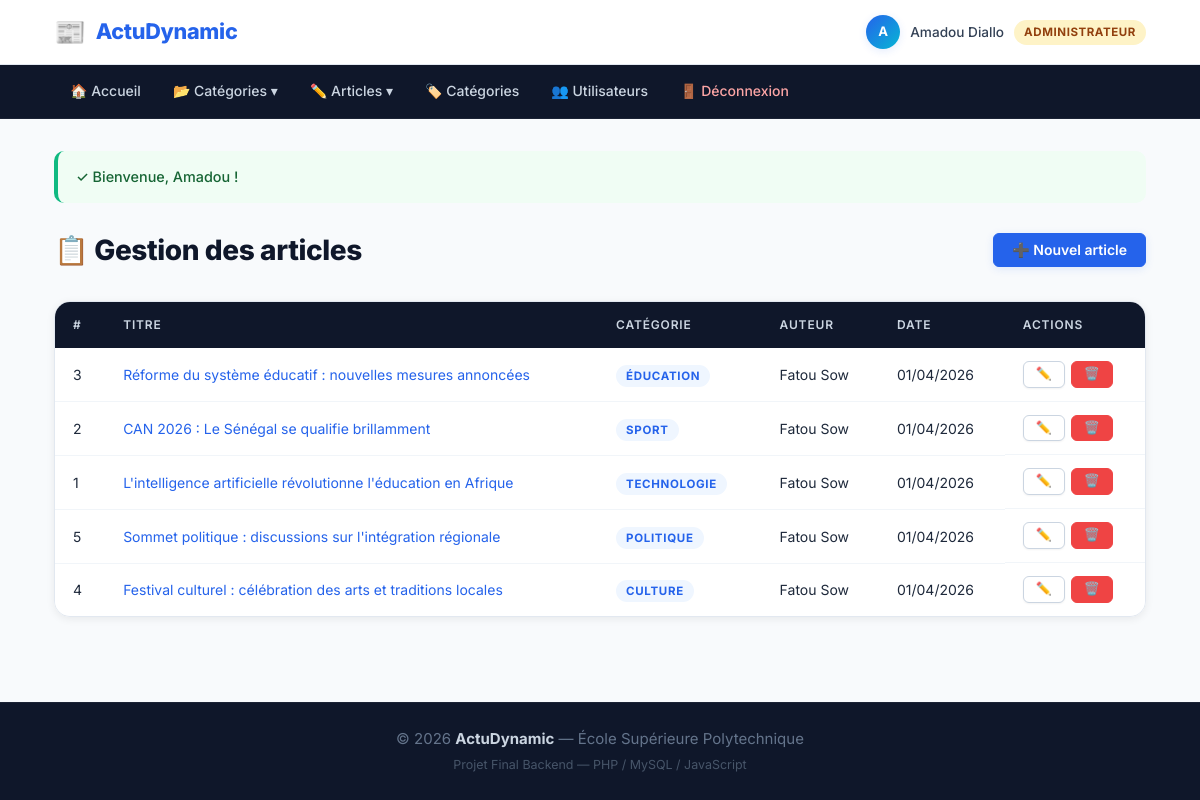
The app's page /articles/liste.php (signed in) with its own data.
### tables this page shows
CREATE TABLE IF NOT EXISTS articles (
    id INT AUTO_INCREMENT PRIMARY KEY,
    titre VARCHAR(255) NOT NULL,
    description_courte TEXT NOT NULL,
    contenu LONGTEXT NOT NULL,
    categorie_id INT NOT NULL,
    auteur_id INT NOT NULL,
    image VARCHAR(255) DEFAULT NULL,
    date_publication DATETIME DEFAULT CURRENT_TIMESTAMP,
    FOREIGN KEY (categorie_id) REFERENCES categories(id) ON DELETE CASCADE,
    FOREIGN KEY (auteur_id) REFERENCES utilisateurs(id) ON DELETE CASCADE
);

CREATE TABLE IF NOT EXISTS categories (
    id INT AUTO_INCREMENT PRIMARY KEY,
    nom VARCHAR(100) NOT NULL,
    description TEXT,
    created_at DATETIME DEFAULT CURRENT_TIMESTAMP
);

CREATE TABLE IF NOT EXISTS utilisateurs (
    id INT AUTO_INCREMENT PRIMARY KEY,
    nom VARCHAR(100) NOT NULL,
    prenom VARCHAR(100) NOT NULL,
    login VARCHAR(50) NOT NULL UNIQUE,
    mot_de_passe VARCHAR(255) NOT NULL,
    role ENUM('visiteur', 'editeur', 'administrateur') NOT NULL DEFAULT 'editeur',
    created_at DATETIME DEFAULT CURRENT_TIMESTAMP
);

### articles/liste.php (the view, shortened to what this page needs)
<?php
require_once __DIR__ . '/../config.php';
$pdo = getDB();
$articles = $pdo->query("
    SELECT a.id, a.titre, a.date_publication, c.nom AS categorie,
           u.prenom, u.nom AS auteur_nom
    FROM articles a
    JOIN categories c ON a.categorie_id = c.id
    JOIN utilisateurs u ON a.auteur_id   = u.id
    ORDER BY a.date_publication DESC
")->fetchAll();
include __DIR__ . '/../entete.php';
include __DIR__ . '/../menu.php';
?>
<div class="page-header">
    <h1>📋 Gestion des articles</h1>
    <a href="<?= url('articles/ajouter.php') ?>" class="btn btn-primary">➕ Nouvel article</a>
</div>
<?php if (empty($articles)): ?>
    <div class="empty-state"><p>Aucun article. <a href="<?= url('articles/ajouter.php') ?>">Créer le premier article</a></p></div>
<?php else: ?>
<div class="table-responsive">
    <table class="data-table">
        <thead><tr><th>#</th><th>Titre</th><th>Catégorie</th><th>Auteur</th><th>Date</th><th>Actions</th></tr></thead>
        <tbody>
            <?php foreach ($articles as $a): ?>
            <tr>
                <td><?= $a['id'] ?></td>
                <td><a href="<?= url('articles/detail.php') ?>?id=<?= $a['id'] ?>"><?= escape($a['titre']) ?></a></td>
                <td><span class="article-category"><?= escape($a['categorie']) ?></span></td>
                <td><?= escape($a['prenom'] . ' ' . $a['auteur_nom']) ?></td>
                <td><?= date('d/m/Y', strtotime($a['date_publication'])) ?></td>
                <td class="actions">
                    <a href="<?= url('articles/modifier.php') ?>?id=<?= $a['id'] ?>" class="btn btn-sm btn-secondary">✏️</a>
                    <form method="POST" action="<?= url('articles/supprimer.php') ?>" style="display:inline"
                          onsubmit="return confirm('Supprimer cet article définitivement ?');">
                        <button type="submit" class="btn btn-sm btn-danger">🗑️</button>
                    </form>
                </td>
            </tr>
            <?php endforeach; ?>
        </tbody>
    </table>
</div>
<?php endif; ?>
<?php include __DIR__ . '/../pied.php'; ?>

### assets/css/style.css (style rules this page uses)
:root { --primary: #2563eb; --primary-dark: #1d4ed8; --primary-light: #eff6ff; --primary-glow: rgba(37,99,235,.12); --accent: #06b6d4; --success: #10b981; --danger: #ef4444; --warning: #f59e0b; --gray-50: #f8fafc; --gray-100: #f1f5f9; --gray-200: #e2e8f0; --gray-300: #cbd5e1; --gray-400: #94a3b8; --gray-500: #64748b; --gray-600: #475569; --gray-700: #334155; --gray-800: #1e293b; --gray-900: #0f172a; --white: #ffffff; --radius-sm: 6px; --radius: 10px; --radius-lg: 16px; --radius-xl: 24px; --shadow-xs: 0 1px 2px rgba(0,0,0,.05); --shadow-sm: 0 2px 8px rgba(0,0,0,.07); --shadow-md: 0 4px 20px rgba(0,0,0,.10); --shadow-lg: 0 8px 32px rgba(0,0,0,.13); --transition: .2s cubic-bezier(.4,0,.2,1); }
*, *::before, *::after { box-sizing: border-box; margin: 0; padding: 0; }
html { scroll-behavior: smooth; }
body { font-family: 'Inter', system-ui, -apple-system, sans-serif; font-size: 15px; line-height: 1.65; color: var(--gray-800); background: var(--gray-50); min-height: 100vh; display: flex; flex-direction: column; }
a { color: var(--primary); text-decoration: none; transition: color var(--transition); }
.page-header { display: flex; align-items: center; justify-content: space-between; margin-bottom: 28px; flex-wrap: wrap; gap: 14px; }
.page-header h1 { font-size: 1.75rem; font-weight: 800; color: var(--gray-900); letter-spacing: -.4px; }
.btn { display: inline-flex; align-items: center; gap: 7px; padding: 9px 18px; border-radius: var(--radius-sm); border: 1.5px solid transparent; cursor: pointer; font-size: .875rem; font-weight: 600; font-family: inherit; transition: all var(--transition); text-decoration: none !important; white-space: nowrap; line-height: 1; }
.btn-primary { background: var(--primary); color: white; border-color: var(--primary); box-shadow: 0 2px 8px var(--primary-glow); }
.btn-secondary { background: var(--white); color: var(--gray-700); border-color: var(--gray-300); box-shadow: var(--shadow-xs); }
.btn-danger { background: var(--danger); color: white; border-color: var(--danger); }
.btn-sm { padding: 6px 12px; font-size: .8rem; }
.article-category { font-size: .72rem; font-weight: 700; text-transform: uppercase; letter-spacing: .06em; color: var(--primary); background: var(--primary-light); padding: 4px 10px; border-radius: 20px; align-self: flex-start; }
.table-responsive { border-radius: var(--radius-lg); overflow: hidden; box-shadow: var(--shadow-sm); border: 1px solid var(--gray-200); }
.data-table { width: 100%; border-collapse: collapse; background: var(--white); font-size: .875rem; }
.data-table thead { background: var(--gray-900); }
.data-table th { color: var(--gray-300); padding: 13px 18px; text-align: left; font-size: .75rem; font-weight: 600; text-transform: uppercase; letter-spacing: .07em; white-space: nowrap; }
.data-table td { padding: 13px 18px; border-bottom: 1px solid var(--gray-100); vertical-align: middle; }
.data-table tbody tr:last-child td { border-bottom: none; }
.data-table .actions { display: flex; gap: 6px; align-items: center; flex-wrap: wrap; }

### records on screen
articles: id "3", titre "Réforme du système éducatif : nouvelles mesures annoncées", categorie.nom "ÉDUCATION", auteur.nom "Fatou Sow", date_publication "01/04/2026"
articles: id "2", titre "CAN 2026 : Le Sénégal se qualifie brillamment", categorie.nom "SPORT", auteur.nom "Fatou Sow", date_publication "01/04/2026"
articles: id "1", titre "L'intelligence artificielle révolutionne l'éducation en Afrique", categorie.nom "TECHNOLOGIE", auteur.nom "Fatou Sow", date_publication "01/04/2026"
articles: id "5", titre "Sommet politique : discussions sur l'intégration régionale", categorie.nom "POLITIQUE", auteur.nom "Fatou Sow", date_publication "01/04/2026"
articles: id "4", titre "Festival culturel : célébration des arts et traditions locales", categorie.nom "CULTURE", auteur.nom "Fatou Sow", date_publication "01/04/2026"

### other values on screen
SITE_NAME "ActuDynamic"
substr($_SESSION['prenom'], 0, 1) "A"
$_SESSION['prenom'] . ' ' . $_SESSION['nom'] "Amadou Diallo"
$_SESSION['role'] "ADMINISTRATEUR"
$icon "✓"
$msg "Bienvenue, Amadou !"
